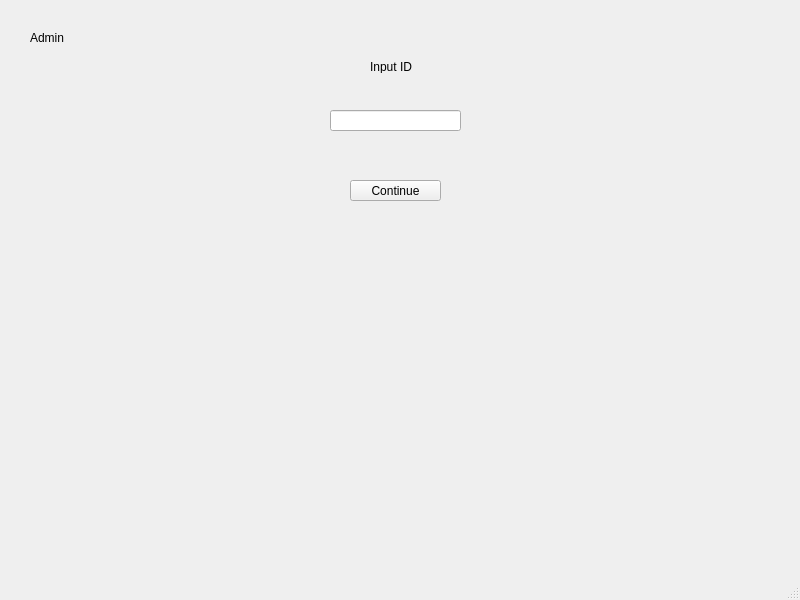
<?xml version="1.0" encoding="UTF-8"?>
<ui version="4.0">
 <class>MainWindow</class>
 <widget class="QMainWindow" name="MainWindow">
  <property name="geometry">
   <rect>
    <x>0</x>
    <y>0</y>
    <width>800</width>
    <height>600</height>
   </rect>
  </property>
  <property name="windowTitle">
   <string>MainWindow</string>
  </property>
  <widget class="QWidget" name="centralwidget">
   <widget class="QLineEdit" name="lineEdit">
    <property name="geometry">
     <rect>
      <x>330</x>
      <y>110</y>
      <width>131</width>
      <height>21</height>
     </rect>
    </property>
   </widget>
   <widget class="QLabel" name="label">
    <property name="geometry">
     <rect>
      <x>370</x>
      <y>60</y>
      <width>47</width>
      <height>13</height>
     </rect>
    </property>
    <property name="text">
     <string>Input ID</string>
    </property>
   </widget>
   <widget class="QPushButton" name="pushButton">
    <property name="geometry">
     <rect>
      <x>350</x>
      <y>180</y>
      <width>91</width>
      <height>21</height>
     </rect>
    </property>
    <property name="text">
     <string>Continue</string>
    </property>
   </widget>
   <widget class="QLabel" name="label_2">
    <property name="geometry">
     <rect>
      <x>30</x>
      <y>30</y>
      <width>55</width>
      <height>16</height>
     </rect>
    </property>
    <property name="text">
     <string>Admin</string>
    </property>
   </widget>
  </widget>
  <widget class="QStatusBar" name="statusbar"/>
 </widget>
 <resources/>
 <connections/>
</ui>
